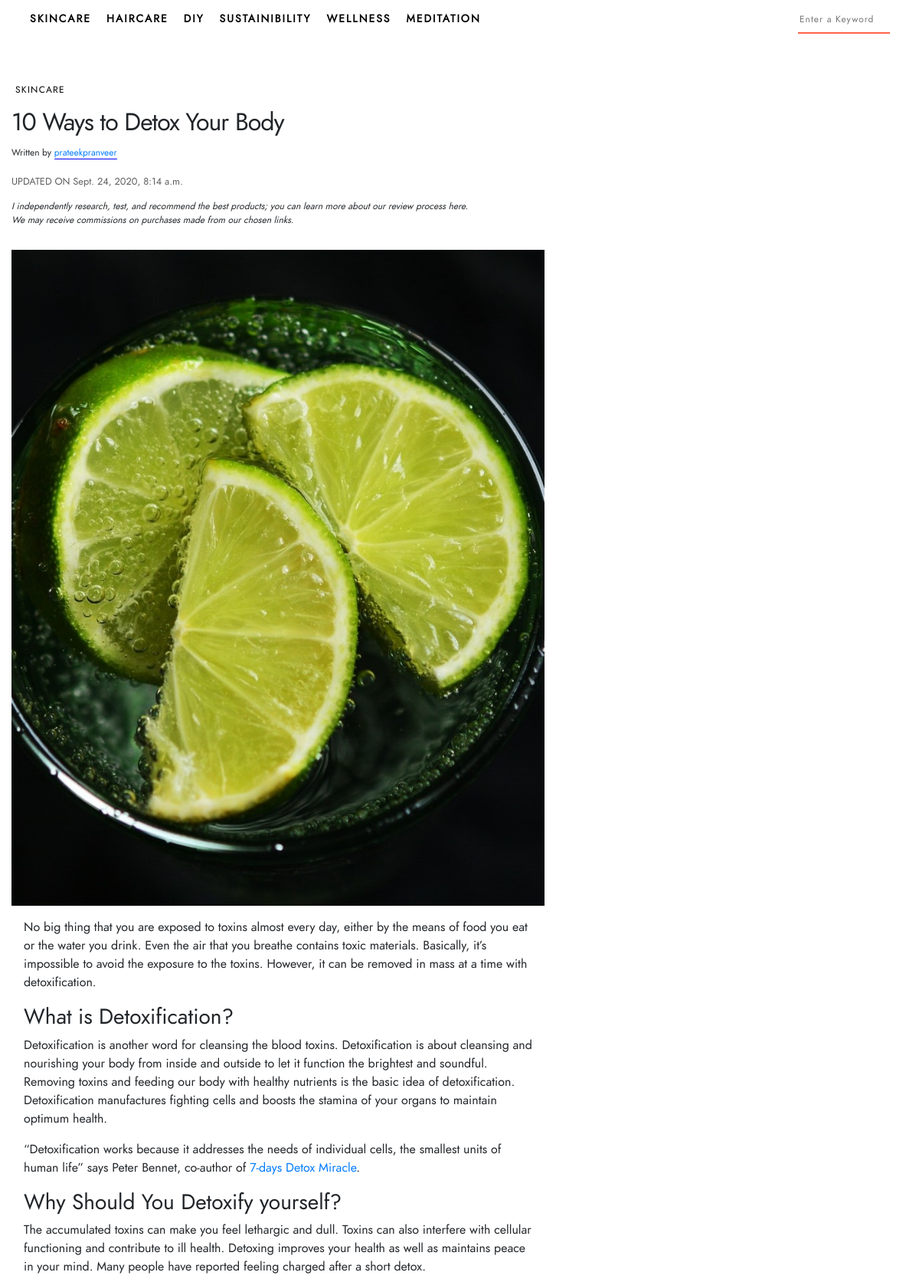
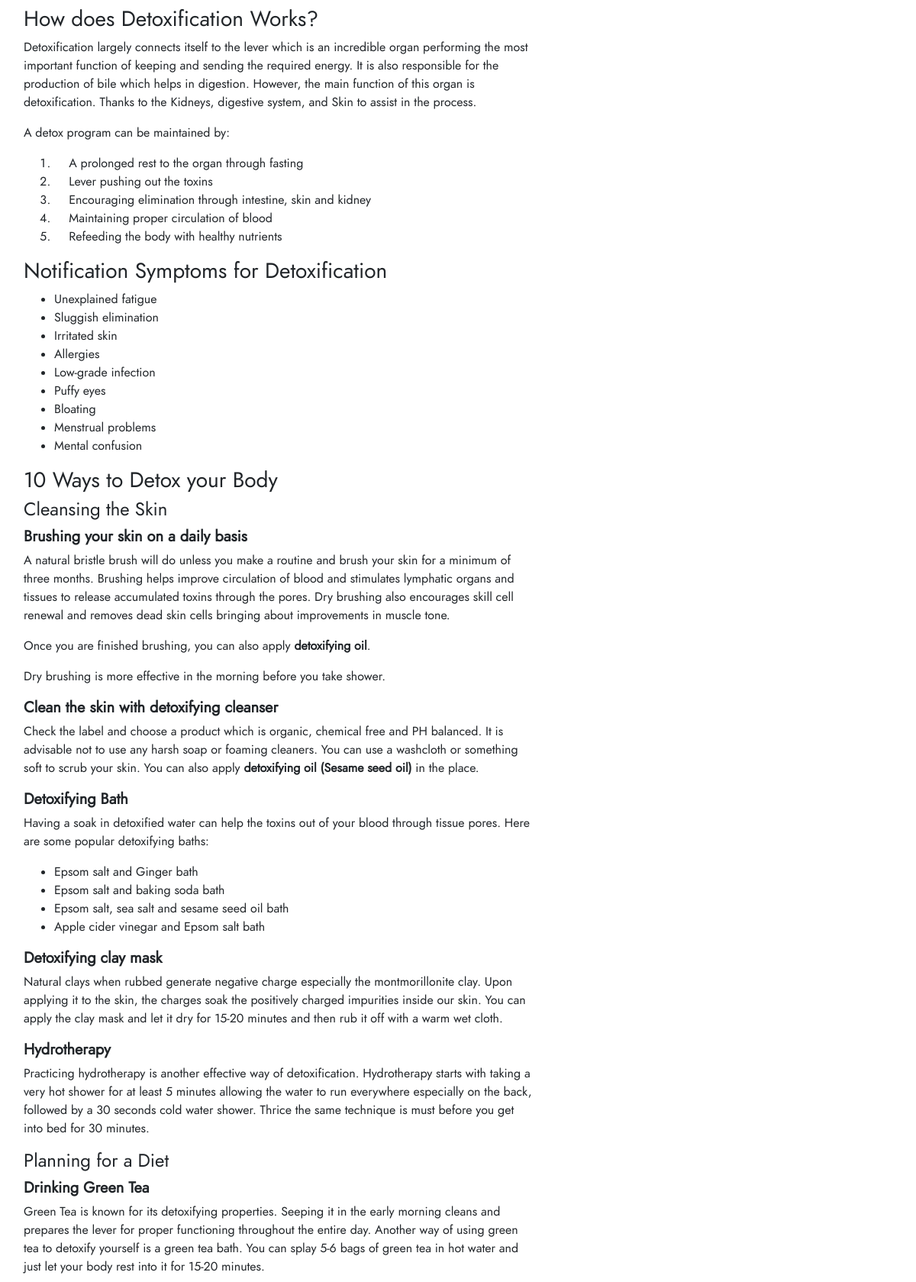
Page /10-ways-detox-your-body (upper part) on the committed database (2 pictures, top to bottom).
### blog/models.py (models this page shows, shortened)
class Category(models.Model):
    title = models.CharField(max_length=100, db_index=True)
    slug = models.SlugField(max_length=100, db_index=True)
    description = models.TextField(max_length=1000, blank=True)
    def __str__(self):
        return self.title

class Blog(models.Model):
    title = models.CharField(max_length=100, unique=True)
    slug = models.SlugField(max_length=100, unique=True)
    meta = models.TextField(max_length=1000)
    body = models.TextField()
    author = models.ForeignKey(settings.AUTH_USER_MODEL, on_delete= models.CASCADE)
    header_img = models.ImageField(upload_to='images/', default=None)
    posted = models.DateTimeField(db_index=True, auto_now_add=True)
    category = models.ForeignKey('blog.Category', on_delete=models.CASCADE)

### blog/views.py (the view)
# urls.py: path('<str:slug>', views.single_post, name="single-post"),
def single_post(request,slug):
    x = Category.objects.all()
    slugpost = Blog.objects.filter(slug=slug)
    recentpost = Blog.objects.all()[:4]
    return render(request, 'single_blog.html', {'slugpost': slugpost, 'recentpost': recentpost, 'x': x})

### templates/single_blog.html (shortened to what this page needs)
{% extends 'base.html' %}
{% block body %}
{% for x in slugpost %}
<div class="container mt-5">
    <div class="row">
        <div class="col-md-9">
            <div class="cat">
                <a href="{% url 'category' x.category %}" class="cats2">{{x.category}}</a>
            </div>
            <div class="headingx mt-2">
                <h2>{{x.title}}</h2>
            </div>
            <div class="author ">
                <p class="written-by">Written by <a href="#" class="author-name">{{x.author}}</a></a></p> <small class="updated-on">UPDATED ON {{x.posted}}</small>
            </div>
            <div class="xline">
                <p>I independently research, test, and recommend the best products; you can learn more about our review process here. We may receive commissions on purchases made from our chosen links.</p>
            </div>
            <div class="imgx">
                <img src="{{x.header_img.url}}" class="img-fluid" alt="">
            </div>
            <div class="body mt-3 ml-3 mr-3">
              {{x.body|safe }}
            </div>
        </div>
    </div>
</div>
{% endfor %}
       {% endblock body %}

### templates/base.html (shortened to what this page needs)
{% load static %}
<!DOCTYPE html>
<html lang="en">
<head>
    <link rel="stylesheet" href="https://stackpath.bootstrapcdn.com/bootstrap/4.5.2/css/bootstrap.min.css">
    <link rel="stylesheet" href="{% static 'css/style.css' %}">
    <link href="https://pagecdn.io/lib/easyfonts/fonts.css" rel="stylesheet" />
    <link rel="stylesheet" href="https://stackpath.bootstrapcdn.com/font-awesome/4.7.0/css/font-awesome.min.css">
    <link rel="stylesheet" href="https://stackpath.bootstrapcdn.com/font-awesome/4.7.0/css/font-awesome.min.css">
</head>
<body>
    <div class="nav2 sticky-top container">
        <div class="row">
            <div class="col-md-10">
                <ul class="nav ml-4">
{% for x in x %}
<li class="nav-item">
    <a class="nav-link main active" href="{% url 'category' x.slug %}">{{ x.title }}</a>
</li>
{% endfor %}
                </ul>
            </div>
            {% block search %}
            <form method="GET" action="search">
                <input name="query" id="query" type="text" placeholder="Enter a Keyword" style="border-bottom: 2px solid tomato !important;">
            </form>
            {% endblock search %}
        </div>
    </div>
    {% block body %}
    {% endblock body %}
</body>
</html>

### static/css/style.css (style rules this page uses)
.main { margin-right: 20px !important; }
* { font-family: louis !important; }
.container { max-width: 1300px !important; }
.main { position: relative; display: inline-block; color: black !important; }
.cats2 { letter-spacing: 3px; font-style: normal; font-weight: normal; font-size: 12px; line-height: 12px; letter-spacing: 0.105em; margin: 20px 5px; color: #000000 !important; }
.author-name { border-bottom: 1px solid blue; }
.written-by { font-size: 12px; font-family: josefin sans; font-weight: 400; margin-top: 12px; }
.headingx h2 { font-family: josefin sans; letter-spacing: -1px; margin-top: 12px; font-weight: 300; }
.imgx { width: 80%; }
.imgx img { margin-top: 14px; }
.body p { width: 80%; }
.updated-on { color: #5f5f5f; }
.xline p { font-style: italic; margin-top: 12px; font-size: 12px; width: 600px; }
.headingx { letter-spacing: 2px; font-family: josefin sans; }
.nav2 { background-color: rgba(255, 255, 255, 0.932); padding-top: 12px; padding-bottom: 12px; }
.nav-link { letter-spacing: 1px; font-family: josefin sans; font-size: 12px; color: rgb(82, 73, 90); font-weight: 500; padding: 0px !important; margin-right: 30px; }
form { margin-left: 42px; }
input { padding-bottom: 8px; font-size: 12px; color: red; border: none !important; letter-spacing: 1px; }
.main { font-size: 12px !important; color: rgb(82, 82, 82) !important; padding: 0px !important; margin-right: 20px; line-height: 25px; font-weight: 500 !important; letter-spacing: 2px !important; }
.nav-item a { letter-spacing: 1px; font-size: 13px; font-weight: 500; color: black !important; }

### templates/base.html (style rules this page uses)
.nav2 { max-width: 100% !important; }
.nav-link { font-size: 14px !important; font-weight: 600 !important; }

### rows in the picture
Category: title "SKINCARE"
Category: title "HAIRCARE"
Category: title "DIY"
Category: title "SUSTAINIBILITY"
Category: title "WELLNESS"
Category: title "MEDITATION"
Blog: category "SKINCARE", title "10 Ways to Detox Your Body", author "prateekpranveer", posted "Sept. 24, 2020, 8:14 a.m.", header_img (picture), body "No big thing that you are exposed to toxins almost every day, either by the means of food you eat or the water you drink. Even the air that you breathe contains toxic materials. Basically, it’s impossible to avoid the exposure to the toxins. However, it can be removed in mass at a time with detoxification. What is Detoxification? Detoxification is another word for cleansing the blood toxins. Detoxification is about cleansing and nourishing your body from inside and outside to let it function the brightest and soundful. Removing toxins and feeding our body with healthy nutrients is the basic idea of detoxification. Detoxification manufactures fighting cells and boosts the stamina of your…"
